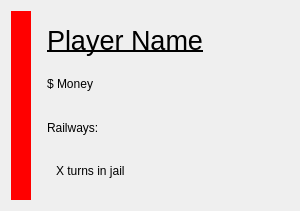
<?xml version="1.0" encoding="UTF-8"?>
<ui version="4.0">
 <class>view::PlayerCardWidget</class>
 <widget class="QWidget" name="view::PlayerCardWidget">
  <property name="geometry">
   <rect>
    <x>0</x>
    <y>0</y>
    <width>300</width>
    <height>211</height>
   </rect>
  </property>
  <property name="cursor">
   <cursorShape>PointingHandCursor</cursorShape>
  </property>
  <property name="windowTitle">
   <string>Form</string>
  </property>
  <property name="styleSheet">
   <string notr="true">:hover {
	background-color: #808080;
}</string>
  </property>
  <layout class="QHBoxLayout" name="horizontalLayout">
   <item>
    <widget class="QWidget" name="wgtColor" native="true">
     <property name="maximumSize">
      <size>
       <width>20</width>
       <height>16777215</height>
      </size>
     </property>
     <property name="styleSheet">
      <string notr="true">background-color: red</string>
     </property>
    </widget>
   </item>
   <item>
    <widget class="QWidget" name="widget" native="true">
     <layout class="QVBoxLayout" name="verticalLayout_2">
      <property name="leftMargin">
       <number>10</number>
      </property>
      <property name="topMargin">
       <number>10</number>
      </property>
      <property name="rightMargin">
       <number>10</number>
      </property>
      <property name="bottomMargin">
       <number>10</number>
      </property>
      <item>
       <widget class="QLabel" name="lblName">
        <property name="font">
         <font>
          <pointsize>20</pointsize>
          <underline>true</underline>
         </font>
        </property>
        <property name="text">
         <string>Player Name</string>
        </property>
       </widget>
      </item>
      <item>
       <widget class="QLabel" name="lblMoney">
        <property name="text">
         <string>$ Money</string>
        </property>
       </widget>
      </item>
      <item>
       <widget class="QLabel" name="lblTrains">
        <property name="text">
         <string>Railways:</string>
        </property>
       </widget>
      </item>
      <item>
       <widget class="QWidget" name="wgtJail" native="true">
        <layout class="QHBoxLayout" name="horizontalLayout_2">
         <item>
          <widget class="QLabel" name="lblJailTurns">
           <property name="text">
            <string>X turns in jail</string>
           </property>
          </widget>
         </item>
         <item>
          <widget class="QLabel" name="imgJail">
           <property name="maximumSize">
            <size>
             <width>64</width>
             <height>16777215</height>
            </size>
           </property>
           <property name="text">
            <string/>
           </property>
           <property name="pixmap">
            <pixmap>../assets/images/jail-icon.png</pixmap>
           </property>
          </widget>
         </item>
        </layout>
       </widget>
      </item>
     </layout>
    </widget>
   </item>
  </layout>
 </widget>
 <resources/>
 <connections/>
</ui>
